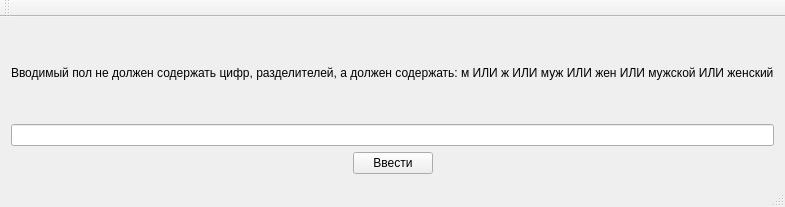
<?xml version="1.0" encoding="UTF-8"?>
<ui version="4.0">
 <class>MainWindow</class>
 <widget class="QMainWindow" name="MainWindow">
  <property name="geometry">
   <rect>
    <x>0</x>
    <y>0</y>
    <width>710</width>
    <height>207</height>
   </rect>
  </property>
  <property name="windowTitle">
   <string>MainWindow</string>
  </property>
  <widget class="QWidget" name="centralWidget">
   <layout class="QVBoxLayout" name="verticalLayout">
    <item>
     <widget class="QLabel" name="label">
      <property name="text">
       <string>Вводимый пол не должен содержать цифр, разделителей, а должен содержать: м ИЛИ ж ИЛИ муж ИЛИ жен ИЛИ мужской ИЛИ женский</string>
      </property>
     </widget>
    </item>
    <item>
     <widget class="QLineEdit" name="text"/>
    </item>
    <item>
     <layout class="QHBoxLayout" name="horizontalLayout">
      <item>
       <spacer name="horizontalSpacer">
        <property name="orientation">
         <enum>Qt::Horizontal</enum>
        </property>
        <property name="sizeHint" stdset="0">
         <size>
          <width>40</width>
          <height>20</height>
         </size>
        </property>
       </spacer>
      </item>
      <item>
       <widget class="QPushButton" name="checkButton">
        <property name="text">
         <string>Ввести</string>
        </property>
       </widget>
      </item>
      <item>
       <spacer name="horizontalSpacer_2">
        <property name="orientation">
         <enum>Qt::Horizontal</enum>
        </property>
        <property name="sizeHint" stdset="0">
         <size>
          <width>40</width>
          <height>20</height>
         </size>
        </property>
       </spacer>
      </item>
     </layout>
    </item>
   </layout>
  </widget>
  <widget class="QMenuBar" name="menuBar">
   <property name="geometry">
    <rect>
     <x>0</x>
     <y>0</y>
     <width>710</width>
     <height>21</height>
    </rect>
   </property>
  </widget>
  <widget class="QToolBar" name="mainToolBar">
   <attribute name="toolBarArea">
    <enum>TopToolBarArea</enum>
   </attribute>
   <attribute name="toolBarBreak">
    <bool>false</bool>
   </attribute>
  </widget>
  <widget class="QStatusBar" name="statusBar"/>
 </widget>
 <layoutdefault spacing="6" margin="11"/>
 <resources/>
 <connections/>
</ui>
